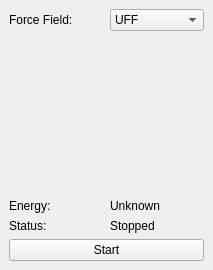
<?xml version="1.0" encoding="UTF-8"?>
<ui version="4.0">
 <class>EnergyMinimizationDock</class>
 <widget class="QDockWidget" name="EnergyMinimizationDock">
  <property name="geometry">
   <rect>
    <x>0</x>
    <y>0</y>
    <width>213</width>
    <height>270</height>
   </rect>
  </property>
  <property name="windowTitle">
   <string>Energy Minimization</string>
  </property>
  <widget class="QWidget" name="dockWidgetContents">
   <layout class="QGridLayout" name="gridLayout">
    <item row="0" column="0">
     <widget class="QLabel" name="forceFieldLabel">
      <property name="text">
       <string>Force Field:</string>
      </property>
      <property name="alignment">
       <set>Qt::AlignLeading|Qt::AlignLeft|Qt::AlignVCenter</set>
      </property>
     </widget>
    </item>
    <item row="0" column="1">
     <widget class="QComboBox" name="forceFieldSelector">
      <item>
       <property name="text">
        <string>UFF</string>
       </property>
      </item>
      <item>
       <property name="text">
        <string>AMBER</string>
       </property>
      </item>
      <item>
       <property name="text">
        <string>MMFF</string>
       </property>
      </item>
      <item>
       <property name="text">
        <string>OPLS</string>
       </property>
      </item>
     </widget>
    </item>
    <item row="1" column="0" colspan="2">
     <spacer name="verticalSpacer">
      <property name="orientation">
       <enum>Qt::Vertical</enum>
      </property>
      <property name="sizeHint" stdset="0">
       <size>
        <width>20</width>
        <height>40</height>
       </size>
      </property>
     </spacer>
    </item>
    <item row="2" column="0">
     <widget class="QLabel" name="energyLabel">
      <property name="text">
       <string>Energy:</string>
      </property>
     </widget>
    </item>
    <item row="2" column="1">
     <widget class="QLabel" name="energyText">
      <property name="text">
       <string>Unknown</string>
      </property>
     </widget>
    </item>
    <item row="3" column="0">
     <widget class="QLabel" name="statusLabel">
      <property name="text">
       <string>Status:</string>
      </property>
      <property name="alignment">
       <set>Qt::AlignLeading|Qt::AlignLeft|Qt::AlignVCenter</set>
      </property>
     </widget>
    </item>
    <item row="3" column="1">
     <widget class="QLabel" name="statusText">
      <property name="text">
       <string>Stopped</string>
      </property>
     </widget>
    </item>
    <item row="4" column="0" colspan="2">
     <widget class="QPushButton" name="startButton">
      <property name="text">
       <string>Start</string>
      </property>
     </widget>
    </item>
   </layout>
  </widget>
 </widget>
 <resources/>
 <connections/>
</ui>
